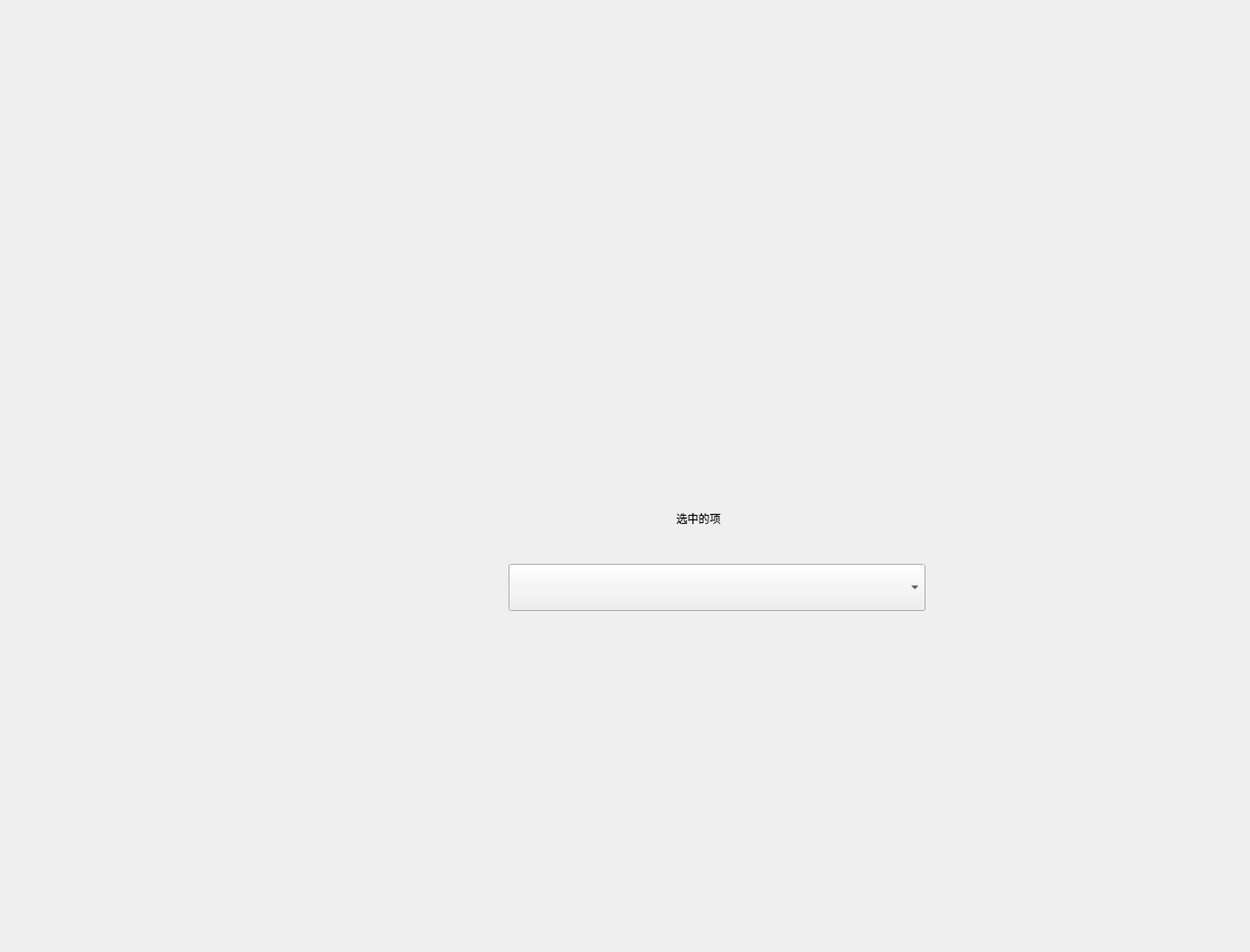
<?xml version="1.0" encoding="UTF-8"?>
<ui version="4.0">
 <class>Form</class>
 <widget class="QWidget" name="Form">
  <property name="geometry">
   <rect>
    <x>0</x>
    <y>0</y>
    <width>1352</width>
    <height>1030</height>
   </rect>
  </property>
  <property name="windowTitle">
   <string>Form</string>
  </property>
  <widget class="QComboBox" name="comboBox">
   <property name="geometry">
    <rect>
     <x>550</x>
     <y>610</y>
     <width>451</width>
     <height>51</height>
    </rect>
   </property>
   <property name="editable">
    <bool>false</bool>
   </property>
  </widget>
  <widget class="QLabel" name="label">
   <property name="geometry">
    <rect>
     <x>620</x>
     <y>540</y>
     <width>271</width>
     <height>41</height>
    </rect>
   </property>
   <property name="text">
    <string>选中的项</string>
   </property>
   <property name="alignment">
    <set>Qt::AlignCenter</set>
   </property>
  </widget>
 </widget>
 <resources/>
 <connections/>
</ui>
